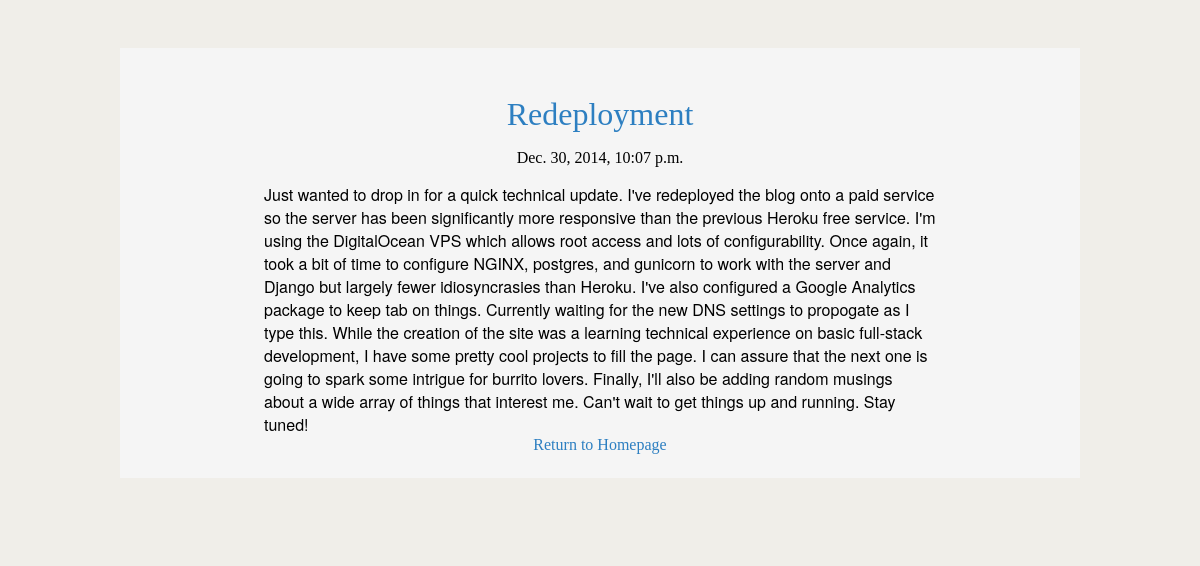
The app's page /redeploy with its own data.
### blog/models.py (models this page shows, shortened)
class Entry(models.Model):
	title = models.CharField(max_length=200)
	body = MarkdownField()
	slug = models.SlugField(max_length= 200, unique = True)
	publish = models.BooleanField(default=True)
	created = models.DateTimeField(auto_now_add = True)
	modified = models.DateTimeField(auto_now = True)
	objects = EntryQuerySet.as_manager()
	tags= models.ManyToManyField(Tag)
	class Meta:
		verbose_name = "Blog Entry"
		verbose_name_plural = "Blog Entries"
		ordering = ["-created"]

### blog/views.py (the view)
# urls.py: url(r'^(?P<slug>\S+)$', views.BlogDetail.as_view(), name="entry_detail"),
class BlogDetail(generic.DetailView):
	model = models.Entry
	template_name = "post.html"

### templates/post.html (shortened to what this page needs)
{% load django_markdown %}
{% load staticfiles %}
{% block content %}
<!doctype html>
<html>
	<head>
			<link rel="stylesheet" media="screen and (min-width: 480px)" href="{% static "css/post.css" %}">
			<link rel="stylesheet" media="screen and (max-width: 480px)" href="{% static "css/mobilepost.css" %}">
	</head>
	<body>
		<div id = "container">
			<div id = "center_main">
				<div id= "body_content">
							<div class = "entry">
									<div class="entry_title">
											<a href="{% url 'entry_detail' slug=object.slug %}">
											{{ object.title }}</a>
									</div>
									<p class="meta">
										{{ object.created }}
									</p>
									<div class="post">
										{{ object.body|markdown}}
								</div>
									<a class="return" href="/"> Return to Homepage </a>
							</div>
				</div>
			</div>
		</div>
	</body>
</html>
{% endblock %}

### static/css/post.css (style rules this page uses)
body { padding:0; margin:0; background-color: #f0eee9; width: 100%; }
#container { font-family: 'PT Serif', serif; margin-left: auto; margin-right: auto; }
#body_content { margin-left: auto; margin-right: auto; min-height: 400px; background-color: #f0eee9; }
#center_main { width: auto; text-align: center; margin-left: auto; margin-right: auto; overflow: hidden; background-color: #f0eee9; }
.entry_title { text-align: center; font-size: 200%; color: #2D7FC1; margin-top: 5%; padding-top: 5%; }
.entry { width: 80%; min-height: 300px; margin-left: auto; margin-right: auto; background-color: #f5f5f5; padding-bottom: 2%; margin-bottom: 5%; }
.post { margin-left: auto; margin-right: auto; padding-left: 15%; padding-right: 15%; text-align: left; font-family: "HelveticaNeue-Light", "Helvetica Neue Light", "Helvetica Neue", Helvetica, Arial, "Lucida Grande", sans-serif; }
a:link { text-decoration: none; color: #2D7FC1; }

### static/css/mobilepost.css (style rules this page uses)
body { padding:0; margin:0; background-color: #f0eee9; width: 100%; }
#container { font-family: 'PT Serif', serif; margin-left: auto; margin-right: auto; }
#body_content { margin-left: auto; margin-right: auto; min-height: 600px; background-color: #f0eee9; font-family: "HelveticaNeue-Light", "Helvetica Neue Light", "Helvetica Neue", Helvetica, Arial, "Lucida Grande", sans-serif; }
#center_main { width: auto; text-align: center; margin-left: auto; margin-right: auto; overflow: hidden; background-color: #f0eee9; }
.entry_title { text-align: center; font-size: 200%; color: #2D7FC1; padding: 0px; margin: 0px; }
.entry { width: 90%; margin-left: auto; margin-right: auto; background-color: #f5f5f5; }
.post { margin-left: auto; margin-right: auto; padding-left: 5%; padding-right: 5%; text-align: left; }
a:link { text-decoration: none; color: #2D7FC1; }

### records on screen
Entry: title "Redeployment", created "Dec. 30, 2014, 10:07 p.m.", body "Just wanted to drop in for a quick technical update. I've redeployed the blog onto a paid service so the server has been significantly more responsive than the previous Heroku free service. I'm using the DigitalOcean VPS which allows root access and lots of configurability. Once again, it took a bit of time to configure NGINX, postgres, and gunicorn to work with the server and Django but largely fewer idiosyncrasies than Heroku. I've also configured a Google Analytics package to keep tab on things. Currently waiting for the new DNS settings to propogate as I type this. While the creation of the site was a learning technical experience on basic full-stack development, I have some pretty cool…"
